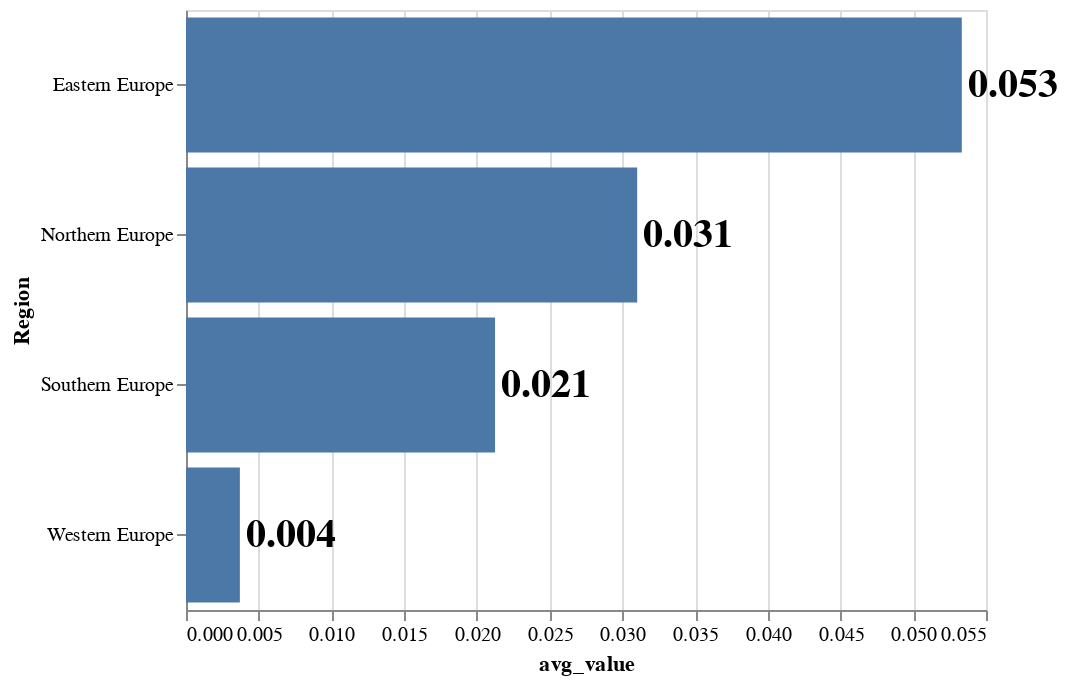

The cell this chart's notebook holds for it:
### Markdown cell above
Put label values near the bar

### Code cell
bars = alt.Chart(df).mark_bar().encode(
    x=alt.X('avg_value:Q'),
    y=alt.Y('Region:N')
).transform_aggregate(
   avg_value = 'average(2020_2019)', groupby = ['Region']
)

text = bars.mark_text(
    align='left',
    baseline='middle',
    dx=3,
    fontStyle='bold',
    fontSize=20
).encode(
    text=alt.Text('avg_value:Q', format=",.3f")
)

final_bar = (bars + text).properties(
     height = 300
)
final_bar.save('label_bar_chart.png')
final_bar

### Figure 1 — Vega-Lite specification as saved in the notebook (floating-point values rounded to 4 significant figures)
{"config": {"view": {"continuousWidth": 400, "continuousHeight": 300}}, "layer": [{"mark": "bar", "encoding": {"x": {"type": "quantitative", "field": "avg_value"}, "y": {"type": "nominal", "field": "Region"}}, "transform": [{"aggregate": [{"op": "average", "field": "2020_2019", "as": "avg_value"}], "groupby": ["Region"]}]}, {"mark": {"type": "text", "align": "left", "baseline": "middle", "dx": 3, "fontSize": 20, "fontStyle": "bold"}, "encoding": {"text": {"type": "quantitative", "field": "avg_value", "format": ",.3f"}, "x": {"type": "quantitative", "field": "avg_value"}, "y": {"type": "nominal", "field": "Region"}}, "transform": [{"aggregate": [{"op": "average", "field": "2020_2019", "as": "avg_value"}], "groupby": ["Region"]}]}], "data": {"name": "data-02e83fd408885510e27a542a78bae3e9"}, "height": 300, "$schema": "https://vega.github.io/schema/vega-lite/v4.8.1.json", "datasets": {"data-02e83fd408885510e27a542a78bae3e9": [{"Country": "Denmark", "2019": 61170.0, "2020": 60940.0, "Region": "Northern Europe", "2020_2019": 0.00376}, {"Country": "Germany", "2019": 778100.0, "2020": 773100.0, "Region": "Western Europe", "2020_2019": 0.006357}, {"Country": "Estonia", "2019": 14100.0, "2020": 13210.0, "Region": "Northern Europe", "2020_2019": 0.06313}, {"Country": "Ireland", "2019": 59290.0, "2020": 55960.0, "Region": "Northern Europe", "2020_2019": 0.05617}, {"Country": "Greece", "2019": 83760.0, "2020": 84620.0, "Region": "Southern Europe", "2020_2019": -0.01029}, {"Country": "Spain", "2019": 358700.0, "2020": 338400.0, "Region": "Southern Europe", "2020_2019": 0.05662}, {"Country": "France", "2019": 754000.0, "2020": 736600.0, "Region": "Western Europe", "2020_2019": 0.02314}, {"Country": "Croatia", "2019": 36140.0, "2020": 35840.0, "Region": "Southern Europe", "2020_2019": 0.008025}, {"Country": "Italy", "2019": 420100.0, "2020": 404100.0, "Region": "Southern Europe", "2020_2019": 0.03804}, {"Country": "Cyprus", "2019": 9548.0, "2020": 9860.0, "Region": "Southern Europe", "2020_2019": -0.03268}, {"Country": "Latvia", "2019": 18790.0, "2020": 17550.0, "Region": "Northern Europe", "2020_2019": 0.06569}, {"Country": "Lithuania", "2019": 27390.0, "2020": 25140.0, "Region": "Northern Europe", "2020_2019": 0.0821}, {"Country": "Luxembourg", "2019": 6230.0, "2020": 6459.0, "Region": "Western Europe", "2020_2019": -0.03676}, {"Country": "Hungary", "2019": 93100.0, "2020": 93810.0, "Region": "Eastern Europe", "2020_2019": -0.007594}, {"Country": "Malta", "2019": 4350.0, "2020": 4414.0, "Region": "Southern Europe", "2020_2019": -0.01471}, {"Country": "Netherlands", "2019": 169700.0, "2020": 168700.0, "Region": "Western Europe", "2020_2019": 0.005888}, {"Country": "Austria", "2019": 84950.0, "2020": 83600.0, "Region": "Western Europe", "2020_2019": 0.01588}, {"Country": "Poland", "2019": 375000.0, "2020": 355300.0, "Region": "Eastern Europe", "2020_2019": 0.05239}, {"Country": "Portugal", "2019": 86580.0, "2020": 84430.0, "Region": "Southern Europe", "2020_2019": 0.02487}, {"Country": "Romania", "2019": 199700.0, "2020": 176800.0, "Region": "Eastern Europe", "2020_2019": 0.1149}, {"Country": "Slovenia", "2019": 19330.0, "2020": 18770.0, "Region": "Southern Europe", "2020_2019": 0.02903}, {"Country": "Slovakia", "2019": 57050.0, "2020": 56650.0, "Region": "Eastern Europe", "2020_2019": 0.007081}, {"Country": "Finland", "2019": 45610.0, "2020": 46460.0, "Region": "Northern Europe", "2020_2019": -0.01864}, {"Country": "Sweden", "2019": 114500.0, "2020": 113100.0, "Region": "Northern Europe", "2020_2019": 0.01263}, {"Country": "Iceland", "2019": 4452.0, "2020": 4512.0, "Region": "Northern Europe", "2020_2019": -0.01348}, {"Country": "Liechtenstein", "2019": 356.0, "2020": 353.0, "Region": "Western Europe", "2020_2019": 0.008427}, {"Country": "Norway", "2019": 54500.0, "2020": 52980.0, "Region": "Northern Europe", "2020_2019": 0.02782}, {"Country": "Switzerland", "2019": 86170.0, "2020": 85910.0, "Region": "Western Europe", "2020_2019": 0.002994}, {"Country": "Montenegro", "2019": 7223.0, "2020": 7097.0, "Region": "Southern Europe", "2020_2019": 0.01744}, {"Country": "North Macedonia", "2019": 19840.0, "2020": 19030.0, "Region": "Southern Europe", "2020_2019": 0.04102}, {"Country": "Albania", "2019": 28560.0, "2020": 28080.0, "Region": "Southern Europe", "2020_2019": 0.01702}, {"Country": "Serbia", "2019": 64400.0, "2020": 61690.0, "Region": "Southern Europe", "2020_2019": 0.04203}, {"Country": "Turkey", "2019": 1184000.0, "2020": 1113000.0, "Region": "Southern Europe", "2020_2019": 0.05981}, {"Country": "Ukraine", "2019": 308800.0, "2020": 293500.0, "Region": "Eastern Europe", "2020_2019": 0.04974}, {"Country": "Azerbaijan", "2019": 141200.0, "2020": 126600.0, "Region": "Eastern Europe", "2020_2019": 0.1035}]}}
